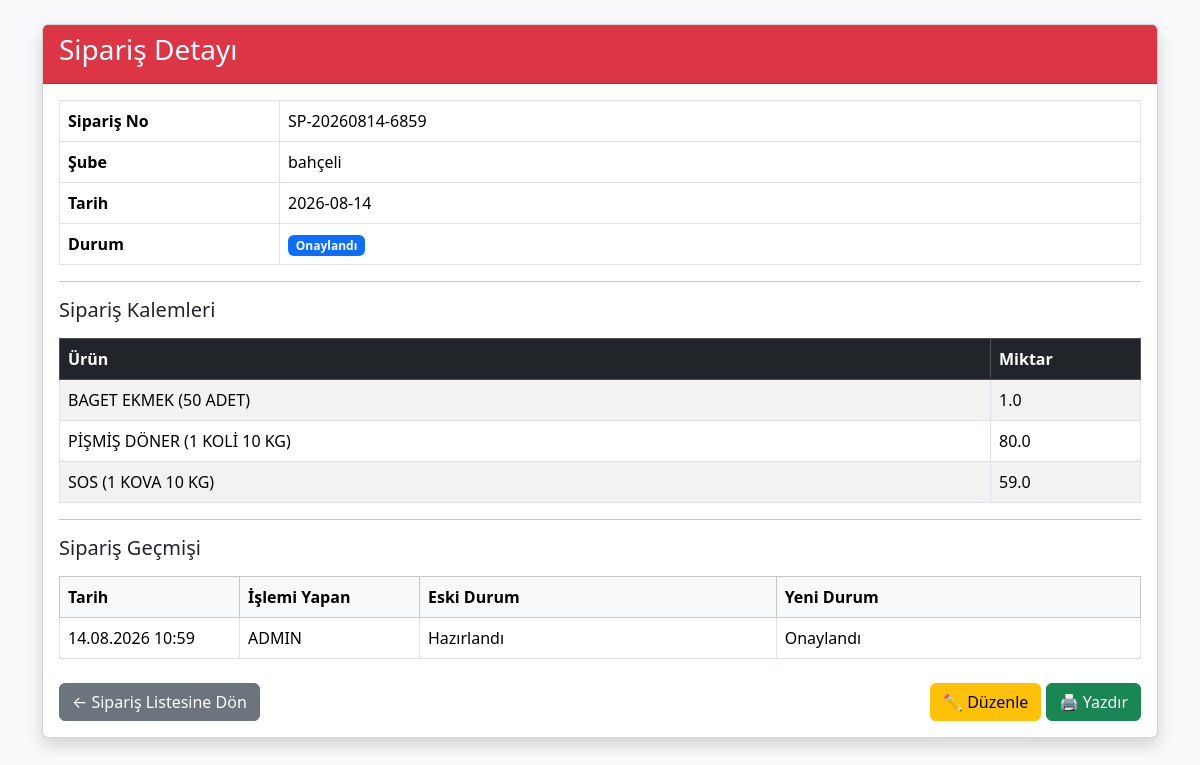
The app's page /siparis-detay/35 (signed in) with its own data.
### tables this page shows
CREATE TABLE siparisler(

            id INTEGER PRIMARY KEY AUTOINCREMENT,

            siparis_no TEXT UNIQUE,

            sube_id INTEGER,

            tarih TEXT,

            durum TEXT,

            FOREIGN KEY(sube_id) REFERENCES subeler(id)

        );

CREATE TABLE subeler(

            id INTEGER PRIMARY KEY AUTOINCREMENT,

            sube_adi TEXT NOT NULL,

            yetkili TEXT,

            telefon TEXT,

            eposta TEXT,

            il TEXT,

            ilce TEXT,

            adres TEXT,

            durum TEXT

        , kullanici_adi TEXT, sifre TEXT, uretim_gunu TEXT, sevkiyat_gunu TEXT, sevkiyat_saati TEXT, teslim_suresi TEXT, limit_tutari REAL DEFAULT 0, firma TEXT DEFAULT 'ÖZNİL', lojistik_bedeli REAL DEFAULT 0);

CREATE TABLE siparis_detay(

            id INTEGER PRIMARY KEY AUTOINCREMENT,

            siparis_id INTEGER,

            urun_id INTEGER,

            miktar REAL,

            FOREIGN KEY(siparis_id) REFERENCES siparisler(id),

            FOREIGN KEY(urun_id) REFERENCES urunler(id)

        );

CREATE TABLE urunler(

            id INTEGER PRIMARY KEY AUTOINCREMENT,

            urun_kodu TEXT NOT NULL UNIQUE,

            urun_adi TEXT NOT NULL,

            kategori TEXT,

            birim TEXT,

            durum TEXT

        , palet_kapasitesi INTEGER DEFAULT 0, urun_tipi TEXT DEFAULT 'Donuk', koli_agirligi REAL DEFAULT 0, fiyat REAL DEFAULT 0);

CREATE TABLE siparis_gecmisi(

    id INTEGER PRIMARY KEY AUTOINCREMENT,

    siparis_id INTEGER,

    tarih TEXT,

    kullanici TEXT,

    eski_durum TEXT,

    yeni_durum TEXT

);

### src/main.py (the view)
@app.route("/siparis-detay/<int:id>")
def siparis_detay(id):
    if "giris" not in session:
        return redirect("/")
    siparis = get_siparis(id)
    if not siparis:
        abort(404)
    if session["yetki"] == "sube":
        if siparis[2] != session["sube_adi"]:
            abort(403)
    detaylar = get_siparis_detaylari(id)
    gecmis = get_siparis_gecmisi(id)
    return render_template(
        "siparis_detay.html",
        siparis=siparis,
        detaylar=detaylar,
        gecmis=gecmis
    )

### src/database.py (called while the page is built)
def connect_database():
    print("DB =", os.path.abspath(DB_NAME))
    return sqlite3.connect(DB_NAME)

def get_siparis(id):
    conn = connect_database()
    cursor = conn.cursor()
    cursor.execute("""
        SELECT
            s.id,
            s.siparis_no,
            sb.sube_adi,
            s.tarih,
            s.durum

        FROM siparisler s

        INNER JOIN subeler sb
            ON s.sube_id = sb.id

        WHERE s.id=?
    """, (id,))
    sonuc = cursor.fetchone()
    conn.close()
    return sonuc

def get_siparis_detaylari(siparis_id):
    conn = connect_database()
    cursor = conn.cursor()
    cursor.execute("""
        SELECT
            d.id,
            d.urun_id,
            u.urun_adi,
            d.miktar,
            u.palet_kapasitesi,
            u.urun_tipi

        FROM siparis_detay d

        INNER JOIN urunler u
            ON d.urun_id = u.id

        WHERE d.siparis_id = ?

        ORDER BY u.urun_adi

    """, (siparis_id,))
    sonuc = cursor.fetchall()
    conn.close()
    return sonuc

def get_siparis_gecmisi(siparis_id):
    conn = connect_database()
    cursor = conn.cursor()
    cursor.execute("""
        SELECT
            tarih,
            kullanici,
            eski_durum,
            yeni_durum

        FROM siparis_gecmisi

        WHERE siparis_id=?

        ORDER BY id DESC
    """, (siparis_id,))
    sonuc = cursor.fetchall()
    conn.close()
    return sonuc

### src/main.py (called while the page is built)
@app.before_request
def test():
    print(
        "METHOD:",
        request.method,
        "URL:",
        request.path
    )

### templates/siparis_detay.html (shortened to what this page needs)
<!DOCTYPE html>
<html lang="tr">
<head>
    <link href="https://cdn.jsdelivr.net/npm/bootstrap@5.3.3/dist/css/bootstrap.min.css" rel="stylesheet">
</head>
<body class="bg-light">
<div class="container mt-4">
    <div class="card shadow">
        <div class="card-header bg-danger text-white">
            <h3>Sipariş Detayı</h3>
        </div>
        <div class="card-body">
            <table class="table table-bordered">
                <tr>
                    <th width="220">Sipariş No</th>
                    <td>{{ siparis[1] }}</td>
                </tr>
                <tr>
                    <th>Şube</th>
                    <td>{{ siparis[2] }}</td>
                </tr>
                <tr>
                    <th>Tarih</th>
                    <td>{{ siparis[3] }}</td>
                </tr>
                <tr>
                    <th>Durum</th>
                    <td>
                        {% if siparis[4] == "Hazırlandı" %}
                            <span class="badge bg-secondary">{{ siparis[4] }}</span>
                        {% elif siparis[4] == "Onaylandı" %}
                            <span class="badge bg-primary">{{ siparis[4] }}</span>
                        {% elif siparis[4] == "Hazırlanıyor" %}
                            <span class="badge bg-warning text-dark">{{ siparis[4] }}</span>
                        {% elif siparis[4] == "Sevk edildi" %}
                            <span class="badge bg-info text-dark">{{ siparis[4] }}</span>
                        {% elif siparis[4] == "Tamamlandı" %}
                            <span class="badge bg-success">{{ siparis[4] }}</span>
                        {% else %}
                            <span class="badge bg-dark">{{ siparis[4] }}</span>
                        {% endif %}
                    </td>
                </tr>
            </table>
            <hr>
            <h5 class="mb-3">
                Sipariş Kalemleri
            </h5>
            <table class="table table-striped table-bordered">
                <thead class="table-dark">
                    <tr>
                        <th>Ürün</th>
                        <th width="150">Miktar</th>
                    </tr>
                </thead>
                <tbody>
                {% if detaylar %}
                    {% for detay in detaylar %}
                    <tr>
                        <td>{{ detay[2] }}</td>
                        <td>{{ detay[3] }}</td>
                    </tr>
                    {% endfor %}
                {% else %}
                    <tr>
                        <td colspan="2" class="text-center text-muted">
                            Bu siparişte ürün bulunmuyor.
                        </td>
                    </tr>
                {% endif %}
                </tbody>
            </table>
            <hr>
            <h5 class="mb-3">
                Sipariş Geçmişi
            </h5>
            <table class="table table-bordered table-hover">
                <thead class="table-light">
                    <tr>
                        <th width="180">Tarih</th>
                        <th width="180">İşlemi Yapan</th>
                        <th>Eski Durum</th>
                        <th>Yeni Durum</th>
                    </tr>
                </thead>
                <tbody>
                {% if gecmis %}
                    {% for g in gecmis %}
                    <tr>
                        <td>{{ g[0] }}</td>
                        <td>{{ g[1] }}</td>
                        <td>{{ g[2] }}</td>
                        <td>{{ g[3] }}</td>
                    </tr>
                    {% endfor %}
                {% else %}
                    <tr>
                        <td colspan="4" class="text-center text-muted">
                            Henüz durum değişikliği yapılmamış.
                        </td>
                    </tr>
                {% endif %}
                </tbody>
            </table>
            <div class="d-flex justify-content-between align-items-center mt-4">
                <a
                    href="/siparisler"
                    class="btn btn-secondary">
                    ← Sipariş Listesine Dön
                </a>
                <div>
                    <a
                        href="/siparis-duzenle/{{ siparis[0] }}"
                        class="btn btn-warning">
                        ✏️ Düzenle
                    </a>
                    <button
                        type="button"
                        onclick="window.print()"
                        class="btn btn-success">
                        🖨️ Yazdır
                    </button>
                </div>
            </div>
        </div>
    </div>
</div>
</body>
</html>

### records on screen
siparisler: siparis_no "SP-20260814-6859", tarih "2026-08-14", durum "Onaylandı"
subeler: sube_adi "bahçeli"
siparis_detay: urun_adi "BAGET EKMEK (50 ADET)", miktar "1.0"
siparis_detay: urun_adi "PİŞMİŞ DÖNER (1 KOLİ 10 KG)", miktar "80.0"
siparis_detay: urun_adi "SOS (1 KOVA 10 KG)", miktar "59.0"
siparis_gecmisi: tarih "14.08.2026 10:59", kullanici "ADMIN", eski_durum "Hazırlandı", yeni_durum "Onaylandı"
